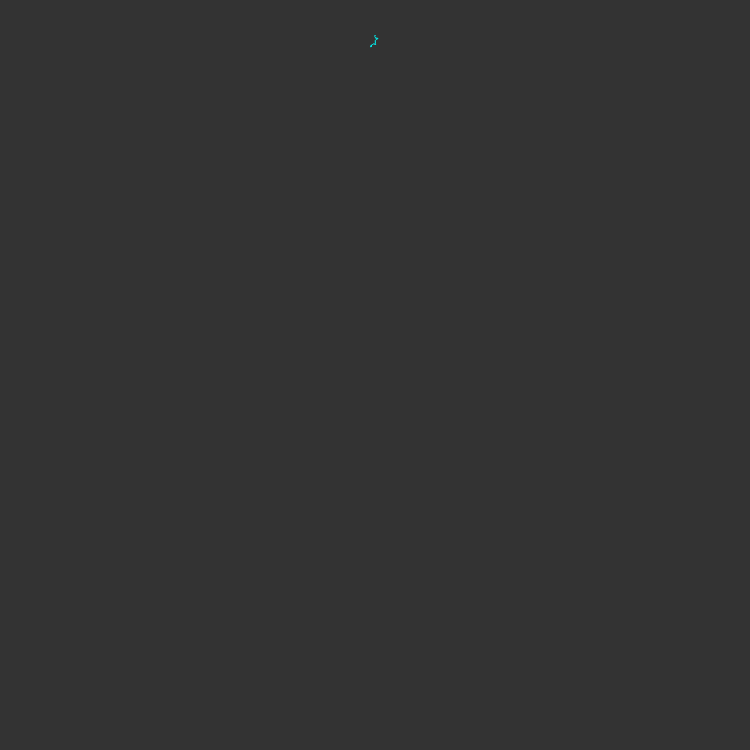
Frame 1 (no input)
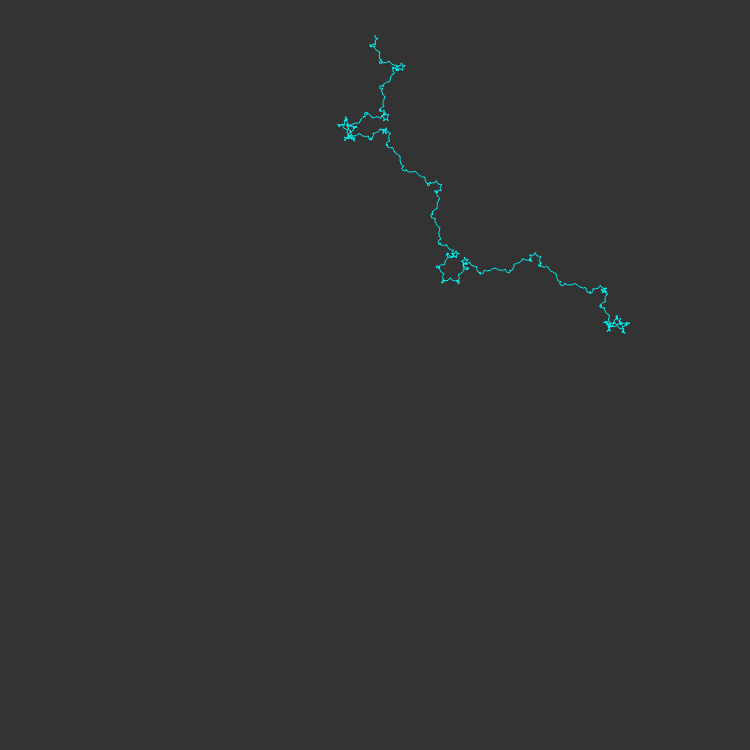
Frame 60 (no input)
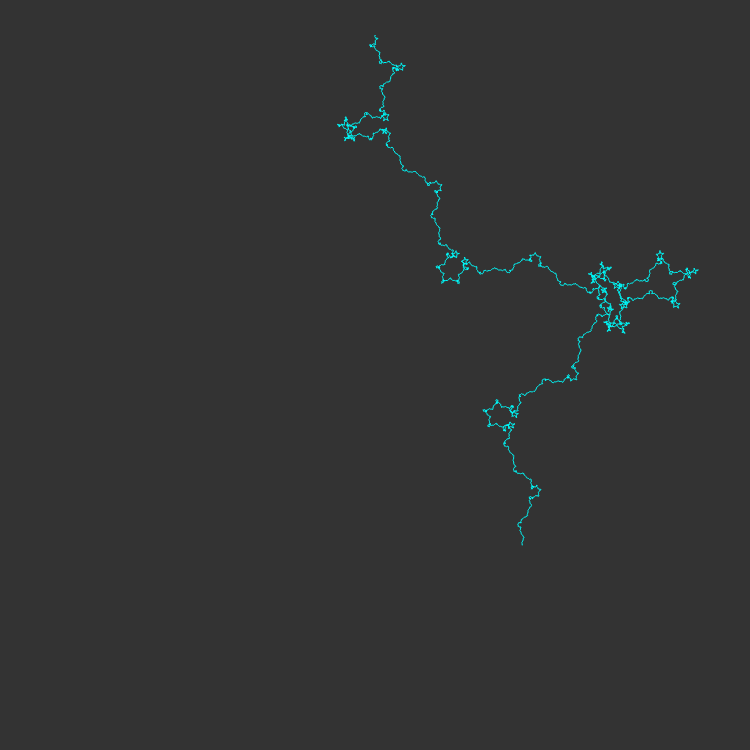
Frame 120 (the mouse pressed at the canvas centre since frame 60)

The p5.js sketch that drew these frames (run headless with seeded random() and noise() and a simulated clock; from frame 60 on, the mouse is pressed at the canvas centre):

// p5.js sketch
// ── sketch.js
var resolutionSlider, howManySlider, insideCheckbox, kSlider, showOrbitsCheckbox, graphColorRSlider, graphColorGSlider, graphColorBSlider;

// CONFIG
var resolution = 50,
  howMany = 10,
  inside = false,
  k = -4,
  showOrbits = false,
  graphColor = { r: 0, g: 255, b: 255 }
  ;
// CONFIG

var path = [],
  main,
  end,
  alreadySetup = false;

function setup() {
  if (!alreadySetup) {
    createCanvas(750, 750);

    createP('resolution:');
    resolutionSlider = createSlider(1, 100, resolution);
    createP('howMany:');
    howManySlider = createSlider(2, 30, howMany);
    insideCheckbox = createCheckbox('inside', inside);
    createP('k:');
    kSlider = createSlider(-10, 10, k);
    showOrbitsCheckbox = createCheckbox('showOrbits', showOrbits);
    createP('r:');
    graphColorRSlider = createSlider(0, 255, graphColor.r);
    createP('g:');
    graphColorGSlider = createSlider(0, 255, graphColor.g);
    createP('b:');
    graphColorBSlider = createSlider(0, 255, graphColor.b);
    alreadySetup = true;
  } else {
    path = [];
  }

  main = new Orbit(width / 2, height / 2, 170, 0);
  var next = main;
  for (var i = 0; i < howMany - 1; i++) {
    next = next.addChild();
  }
  end = next;
}

function draw() {
  background(51);

  if (resolutionSlider.value() != resolution || howManySlider.value() != howMany || insideCheckbox.checked() != inside || kSlider.value() != k || showOrbitsCheckbox.checked() != showOrbits || graphColorRSlider.value() != graphColor.r || graphColorGSlider.value() != graphColor.g || graphColorBSlider.value() != graphColor.b) {
    resolution = resolutionSlider.value();
    howMany = howManySlider.value();
    inside = insideCheckbox.checked();
    k = kSlider.value();
    showOrbits = showOrbitsCheckbox.checked();
    graphColor.r = graphColorRSlider.value();
    graphColor.g = graphColorGSlider.value();
    graphColor.b = graphColorBSlider.value();
    setup();
  }

  for (var i = 0; i < resolution; i++) {
    main.update();
    path.push(createVector(end.x, end.y));
  }

  if (showOrbits) {
    main.show();
  }

  beginShape();
  stroke(graphColor.r, graphColor.g, graphColor.b);
  noFill();
  for (var pos of path) {
    vertex(pos.x, pos.y);
  }
  endShape();
}
// ── orbit.js
function Orbit(x, y, r, n, p) {
  this.x = x;
  this.y = y;
  this.r = r;
  this.n = n;
  this.parent = p;
  this.child = null;
  this.speed = radians(pow(k, this.n - 1)) / resolution;
  this.angle = -PI/2;

  this.addChild = function () {
    let newR = this.r / 3.0;
    let newX = this.x;
    let newY = this.y + (this.r + newR);
    this.child = new Orbit(newX, newY, newR, this.n + 1, this);
    return this.child;
  }

  this.update = function () {
    // Once first rotation orbit (n=1) completes the circle starting from -PI/2, stop updating
    if (this.n == 1 && this.angle >= 3 * PI / 2) {
      return;
    }
    if (this.n > 0) {
      this.angle += this.speed;
      let rSum = this.r + (inside ? -1 : 1) * this.parent.r;
      this.x = this.parent.x + (inside ? -1 : 1) * rSum * cos(this.angle);
      this.y = this.parent.y + (inside ? -1 : 1) * rSum * sin(this.angle);
    }
    if (this.child != null) {
      this.child.update();
    }
  }

  this.show = function () {
    stroke(255, 100);
    strokeWeight(1);
    noFill();
    ellipse(this.x, this.y, this.r * 2, this.r * 2);
    if (this.child != null) {
      this.child.show();
    }
  }
}
